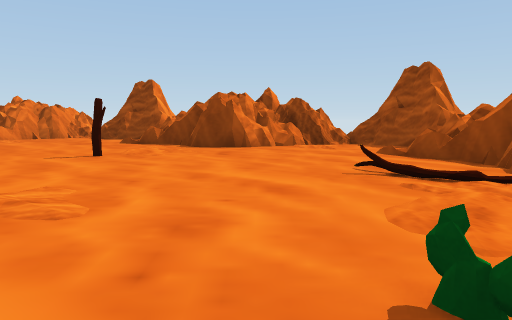
[1] (above)

20 first-person views from a walk through a Unity game level. The camera is 1.3 m above the floor, tilts 6° down and sees 70° across. The floor is counted in squares, 2 m on a side. Each view is taken from the middle of a square. On the plan, view 1 faces up. The plan holds only what a view shows up to about 11 squares ahead; the rest is blank.

[2]
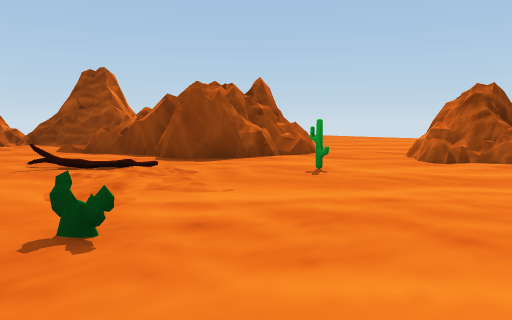

[3]
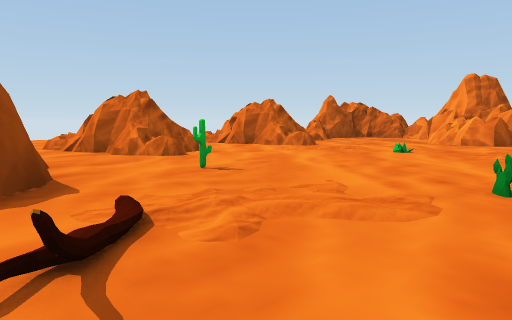

[4]
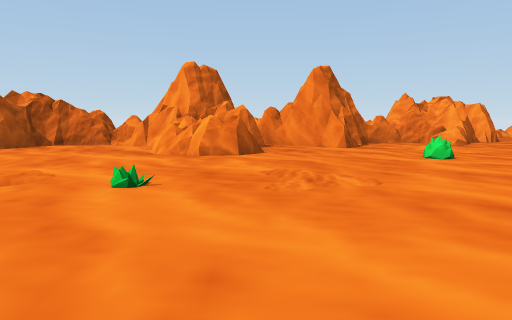

[5]
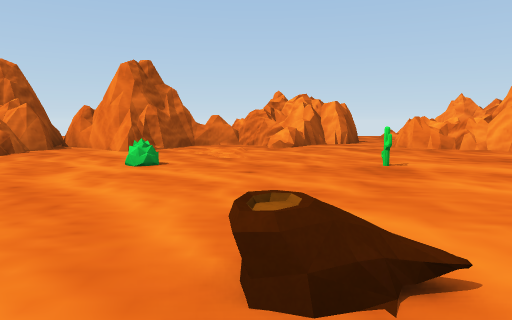

[6]
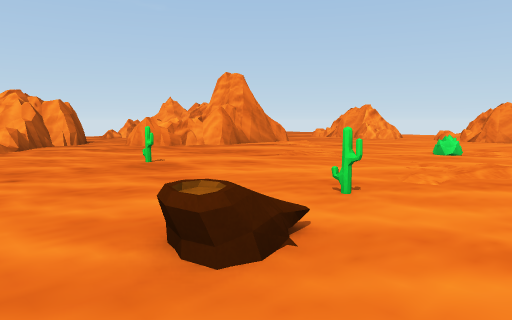

[7]
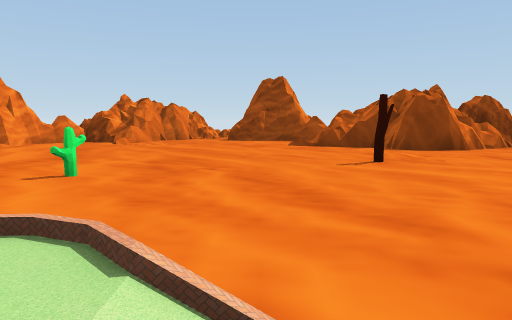

[8]
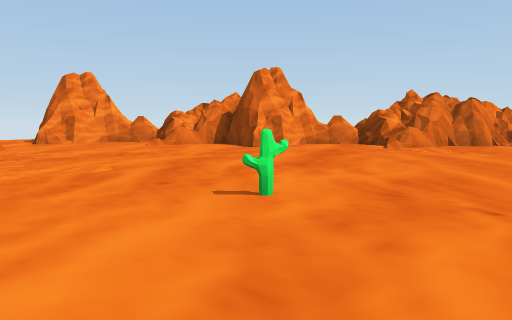

[9]
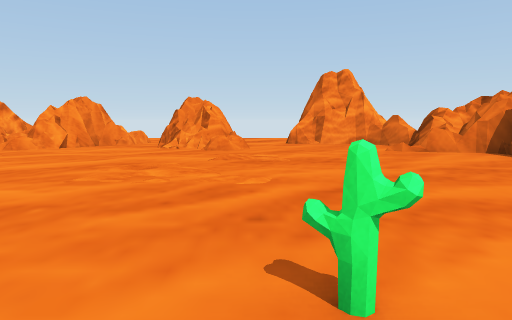

[10]
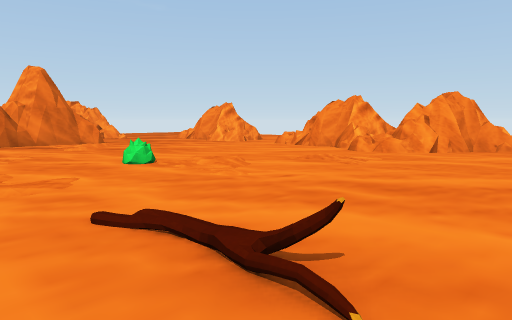

[11]
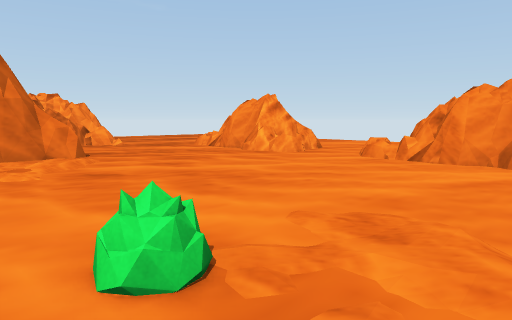

[12]
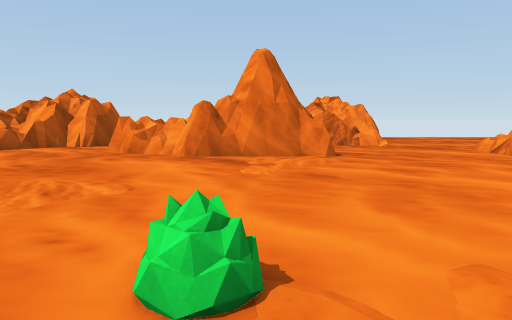

[13]
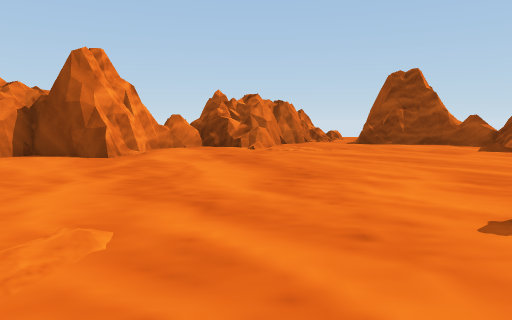

[14]
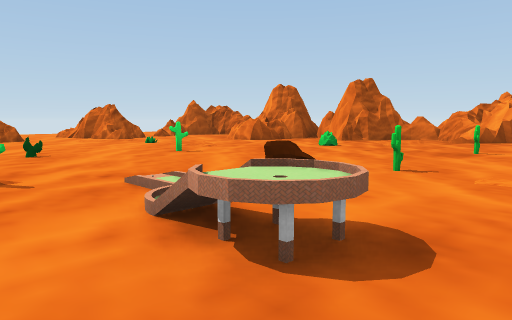

[15]
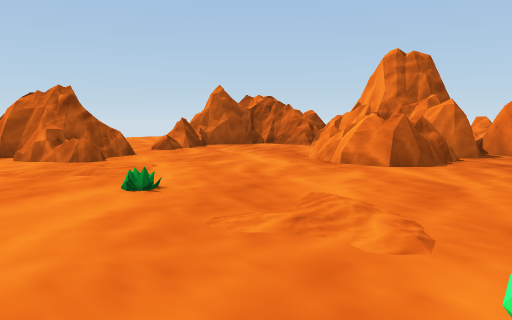

[16]
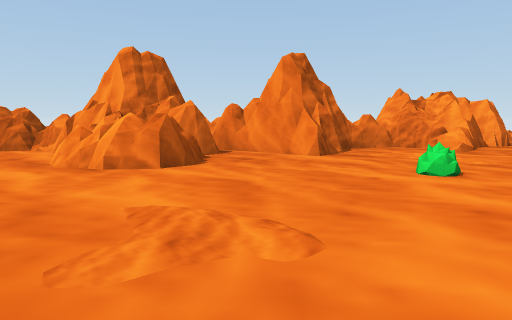

[17]
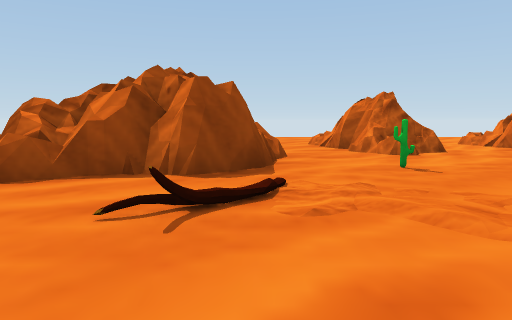

[18]
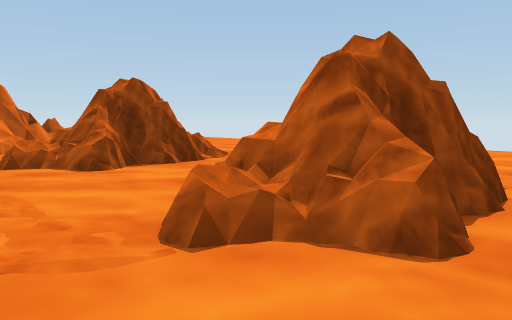

[19]
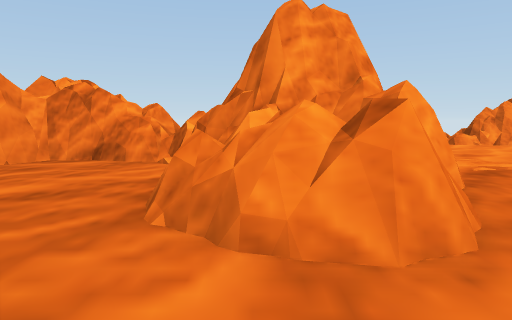

[20]
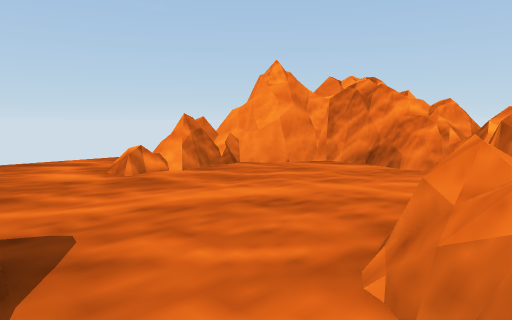

### Floor plan
Key: @ floor where view 1 was taken; # wall or solid block; . main floor; : floor 0.25 m higher than the main floor; / step, stairs or slope; = window, fence, low wall or low ledge; ^ raised ledge; L log; C cactus; B bush; O other object.
Columns run from 19 left of view 1 to 12 right of it. Each row starts with its distance up from view 1.
 16            ##
 15            ###
 14          ###.####
 13         ###.....#
 12        ##.=.....##   #=
 11      ###.......:=#######
 10     ####.........###^..##
  9   ###=..................#
  8   #.....................#
  7   #.............L.....=##
  6  .#....................## ##
  5  ...........C.......L..####...
  4    ##.../............/.###.....
  3    ##...............//..........
  2   .........L../..O.....C...##=..
  1   ##.........O//....C....=###.
  0    ##..............@......##..
 -1    =^...........L............
 -2    ##....B....C....C.......///
 -3    ##....................=###=
 -4    #......................###...
 -5   ............C..............
 -6 ....=.............B...^....#.
 -7 .. ##.../............^^#...##
 -8    ##...###..........#^#...##
 -9    ##...#####.....#######.##
-10    =....###^^..==.#########
-11    ...=.##...######  ^=
-12    ...###....#       ^.
-13       ##.....^
-14        ##..=.
-15         ###..
-16           ...

Positions as (right, up) in squares from view 1, and headings:
1: (0, 0), facing up
2: (0, -1), facing up-right
3: (0, 5), facing down-right
4: (2, 1), facing down
5: (-3, 0), facing down
6: (-2, 0), facing down-left
7: (-5, 1), facing up
8: (-5, 3), facing up-left
9: (-6, 5), facing left
10: (-7, 3), facing down-left
11: (-9, -1), facing down-left
12: (-10, -1), facing down
13: (-9, 3), facing up
14: (-7, 3), facing down-right
15: (0, -1), facing down-right
16: (1, -1), facing down
17: (-1, 4), facing right
18: (5, -5), facing up-right
19: (-5, -10), facing left
20: (-6, -10), facing down-left
